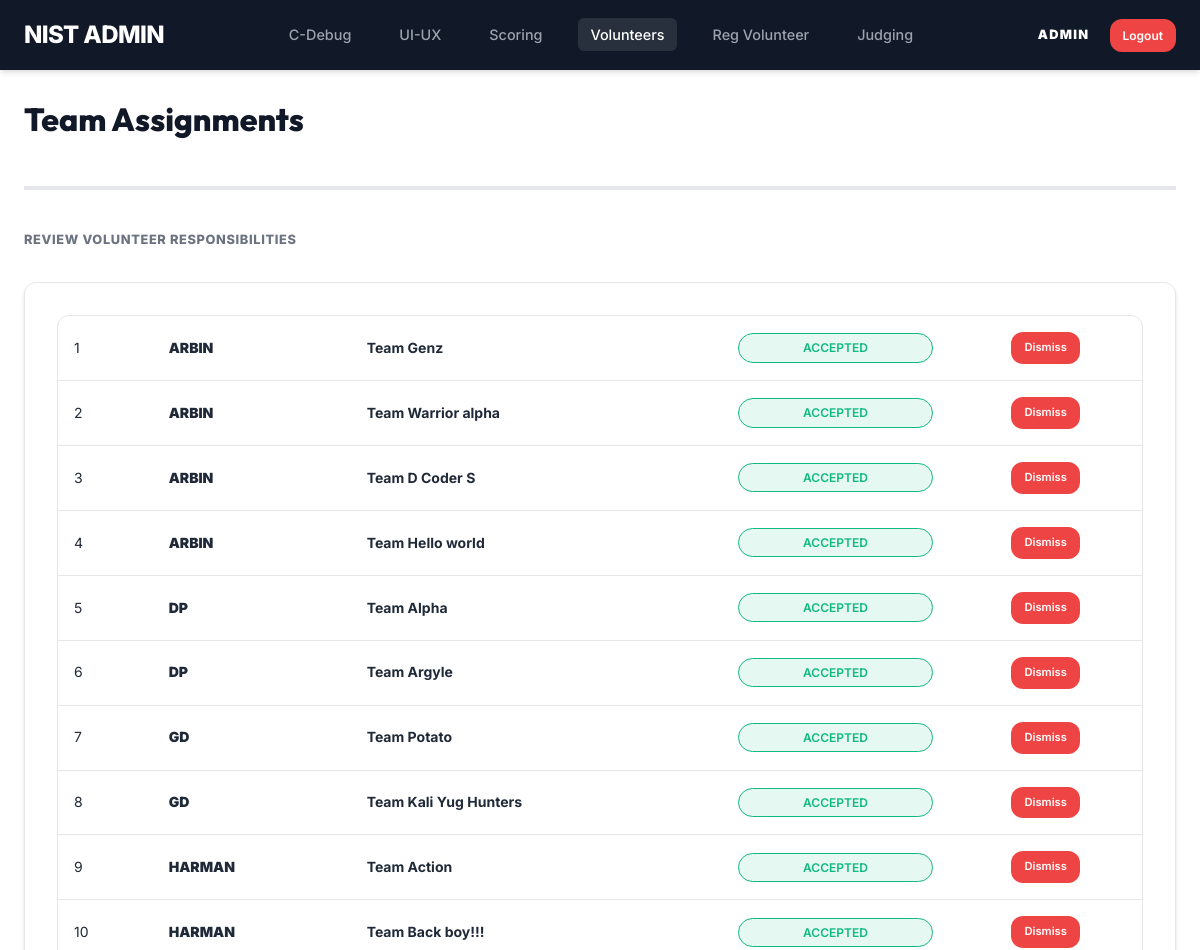
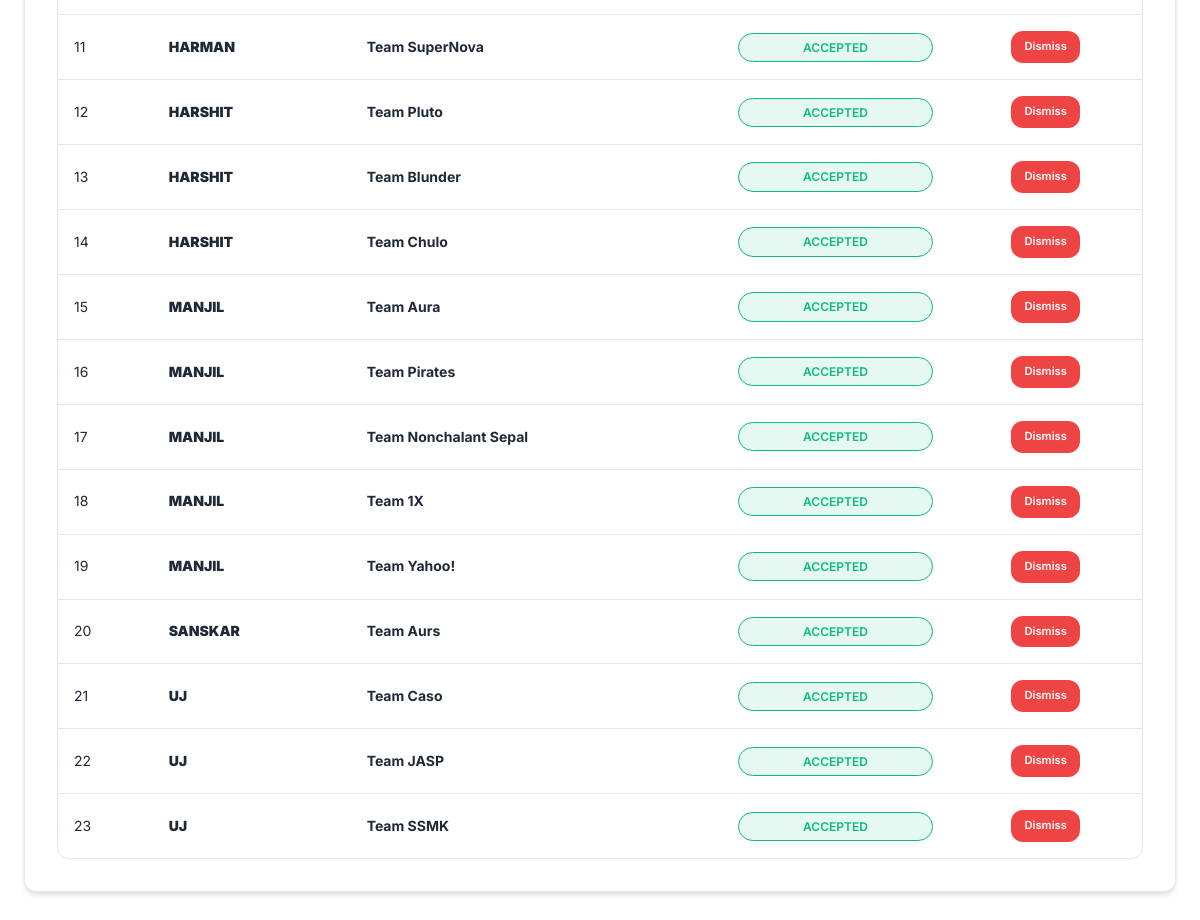
The page /nist_admin/volunteer_requests.php (signed in) on the database its author committed (2 pictures, top to bottom).
### tables this page shows
CREATE TABLE `volunteer_assignments` (
  `id` int(11) NOT NULL,
  `volunteer_id` int(11) NOT NULL,
  `team_id` int(11) NOT NULL,
  `status` enum('pending','accepted') DEFAULT 'pending',
  `created_at` timestamp NOT NULL DEFAULT current_timestamp()
);

CREATE TABLE `c_debug_teams` (
  `id` int(11) NOT NULL,
  `team_name` varchar(100) DEFAULT NULL,
  `laptop` enum('Yes','No') DEFAULT NULL,
  `easy_solved` int(11) DEFAULT 0,
  `intermediate_solved` int(11) DEFAULT 0,
  `hard_solved` int(11) DEFAULT 0,
  `marks` float DEFAULT 0,
  `scored_by_id` int(11) DEFAULT NULL,
  `timer_status` enum('not_started','running','stopped') DEFAULT 'not_started',
  `start_time` datetime DEFAULT NULL,
  `end_time` datetime DEFAULT NULL,
  `stopped_by_id` int(11) DEFAULT NULL,
  `attendance` tinyint(1) DEFAULT 0,
  `attendance_updated_by_id` int(11) DEFAULT NULL
);

### nist_admin/volunteer_requests.php (the view, shortened to what this page needs)
<?php
require_once '../db.php';
$volunteer_filter = isset($_GET['id']) ? (int)$_GET['id'] : 0;
$sql = "SELECT a.id, v.username as volunteer_name, t.team_name, a.status
        FROM volunteer_assignments a
        JOIN admin v ON a.volunteer_id = v.id
        JOIN c_debug_teams t ON a.team_id = t.id";
$sql .= " ORDER BY a.status ASC, v.username ASC";
$requests = $conn->query($sql);
?>
<!DOCTYPE html>
<html lang="en">
<head>
    <link rel="stylesheet" href="../style.css">
</head>
<body>
    <?php include 'navbar.php'; ?>
    <div class="container mt-4">
        <div style="display:flex; justify-content:space-between; align-items:center; margin-bottom:2.5rem; border-bottom:4px solid var(--border); padding-bottom:1rem;">
            <h1>Team Assignments</h1>
        </div>
        <p style="color:var(--text-muted); font-size:0.8rem; font-weight:800; text-transform:uppercase; margin-bottom:2rem; letter-spacing:0.05em;">Review volunteer responsibilities</p>
        <div class="card">
            <div class="table-responsive">
                <table class="table-stackable">
                    <tbody>
                        <?php if ($requests->num_rows === 0): ?>
                            <tr>
                                <td colspan="5" class="text-center">NO PENDING ASSIGNMENTS FOUND</td>
                            </tr>
                        <?php else: ?>
                            <?php $sn = 1;
                            while ($r = $requests->fetch_assoc()): ?>
                                <tr>
                                    <td data-label="SN"><?php echo $sn++; ?></td>
                                    <td data-label="Volunteer" style="font-weight:900; text-transform:uppercase;"><?php echo htmlspecialchars($r['volunteer_name']); ?></td>
                                    <td data-label="Team" style="font-weight:700;"><?php echo htmlspecialchars($r['team_name']); ?></td>
                                    <td data-label="Status" style="text-align:center;">
                                        <div class="badge" style="background:<?php echo $r['status'] === 'accepted' ? 'rgba(16, 185, 129, 0.1)' : 'rgba(245, 158, 11, 0.1)'; ?>;
                                            color:<?php echo $r['status'] === 'accepted' ? 'var(--secondary)' : 'var(--warning)'; ?>;
                                            border:1px solid <?php echo $r['status'] === 'accepted' ? 'var(--secondary)' : 'var(--warning)'; ?>;">
                                            <?php echo strtoupper($r['status']); ?>
                                        </div>
                                    </td>
                                    <td data-label="Actions" style="text-align:center;">
                                        <div style="display:flex; gap:8px; justify-content:center;">
                                            <a href="?action=delete&req_id=<?php echo $r['id']; ?><?php echo $volunteer_filter ? "&id=$volunteer_filter" : ""; ?>" onclick="return confirm('Remove this assignment?')" class="btn btn-danger" style="padding:6px 12px; font-size:0.7rem;">Dismiss</a>
                                        </div>
                                    </td>
                                </tr>
                            <?php endwhile; ?>
                        <?php endif; ?>
                    </tbody>
                </table>
            </div>
        </div>
    </div>
</body>
</html>

### style.css (style rules this page uses)
:root { --primary: #4f46e5; --primary-hover: #4338ca; --secondary: #10b981; --danger: #ef4444; --warning: #f59e0b; --info: #3b82f6; --bg-main: #ffffff; --bg-card: #ffffff; --text-main: #111827; --text-muted: #6b7280; --border: #e5e7eb; --radius: 12px; --black: #000000; --white: #ffffff; --gray-50: #f9fafb; --gray-100: #f3f4f6; --gray-200: #e5e7eb; --gray-300: #d1d5db; --gray-700: #374151; --shadow-sm: 0 1px 2px 0 rgba(0, 0, 0, 0.05); --shadow: 0 4px 6px -1px rgba(0, 0, 0, 0.1), 0 2px 4px -1px rgba(0, 0, 0, 0.06); --shadow-lg: 0 10px 15px -3px rgba(0, 0, 0, 0.1), 0 4px 6px -2px rgba(0, 0, 0, 0.05); --container-width: 1280px; }
* { margin: 0; padding: 0; box-sizing: border-box; }
body { font-family: 'Inter', system-ui, -apple-system, sans-serif; background-color: var(--bg-main); color: var(--text-main); line-height: 1.6; -webkit-font-smoothing: antialiased; overflow-x: hidden; }
h1, h2, h3 { font-family: 'Outfit', sans-serif; font-weight: 800; color: var(--text-main); margin-bottom: 1.5rem; }
.container { width: 100%; max-width: 1540px; margin: 0 auto; padding: 0 1.5rem; }
.btn { display: inline-flex; align-items: center; justify-content: center; padding: 0.625rem 1.25rem; border-radius: var(--radius); font-weight: 600; font-size: 0.875rem; cursor: pointer; transition: all 0.2s cubic-bezier(0.4, 0, 0.2, 1); text-decoration: none; border: 1px solid transparent; gap: 0.5rem; }
.btn-danger { background: var(--danger); color: white; }
.card { background: var(--bg-card); border-radius: var(--radius); border: 1px solid var(--border); padding: 2rem; margin-bottom: 2rem; box-shadow: var(--shadow); overflow: hidden; }
.table-responsive { overflow-x: auto; border-radius: var(--radius); border: 1px solid var(--border); background: white; }
table { width: 100%; border-collapse: collapse; }
td { padding: 1rem; border-bottom: 1px solid var(--border); font-size: 0.875rem; color: #1f2937; }
tr:last-child td { border-bottom: none; }
.badge { padding: 0.25rem 0.625rem; border-radius: 9999px; font-size: 0.75rem; font-weight: 600; text-transform: uppercase; }
.mt-4 { margin-top: 1.5rem; }

### rows shown on the page
volunteer_assignments: volunteer.username "ARBIN", team.team_name "Team Genz", status "ACCEPTED"
volunteer_assignments: volunteer.username "ARBIN", team.team_name "Team Warrior alpha", status "ACCEPTED"
volunteer_assignments: volunteer.username "ARBIN", team.team_name "Team D Coder S", status "ACCEPTED"
volunteer_assignments: volunteer.username "ARBIN", team.team_name "Team Hello world", status "ACCEPTED"
volunteer_assignments: volunteer.username "DP", team.team_name "Team Alpha", status "ACCEPTED"
volunteer_assignments: volunteer.username "DP", team.team_name "Team Argyle", status "ACCEPTED"
volunteer_assignments: volunteer.username "GD", team.team_name "Team Potato", status "ACCEPTED"
volunteer_assignments: volunteer.username "GD", team.team_name "Team Kali Yug Hunters", status "ACCEPTED"
volunteer_assignments: volunteer.username "HARMAN", team.team_name "Team Action", status "ACCEPTED"
volunteer_assignments: volunteer.username "HARMAN", team.team_name "Team Back boy!!!", status "ACCEPTED"
volunteer_assignments: volunteer.username "HARMAN", team.team_name "Team SuperNova", status "ACCEPTED"
volunteer_assignments: volunteer.username "HARSHIT", team.team_name "Team Pluto", status "ACCEPTED"
volunteer_assignments: volunteer.username "HARSHIT", team.team_name "Team Blunder", status "ACCEPTED"
volunteer_assignments: volunteer.username "HARSHIT", team.team_name "Team Chulo", status "ACCEPTED"
volunteer_assignments: volunteer.username "MANJIL", team.team_name "Team Aura", status "ACCEPTED"
volunteer_assignments: volunteer.username "MANJIL", team.team_name "Team Pirates", status "ACCEPTED"
volunteer_assignments: volunteer.username "MANJIL", team.team_name "Team Nonchalant Sepal", status "ACCEPTED"
volunteer_assignments: volunteer.username "MANJIL", team.team_name "Team 1X", status "ACCEPTED"
volunteer_assignments: volunteer.username "MANJIL", team.team_name "Team Yahoo!", status "ACCEPTED"
volunteer_assignments: volunteer.username "SANSKAR", team.team_name "Team Aurs", status "ACCEPTED"
volunteer_assignments: volunteer.username "UJ", team.team_name "Team Caso", status "ACCEPTED"
volunteer_assignments: volunteer.username "UJ", team.team_name "Team JASP", status "ACCEPTED"
volunteer_assignments: volunteer.username "UJ", team.team_name "Team SSMK", status "ACCEPTED"

### other values the page prints
$_SESSION['admin_user'] "ADMIN"
